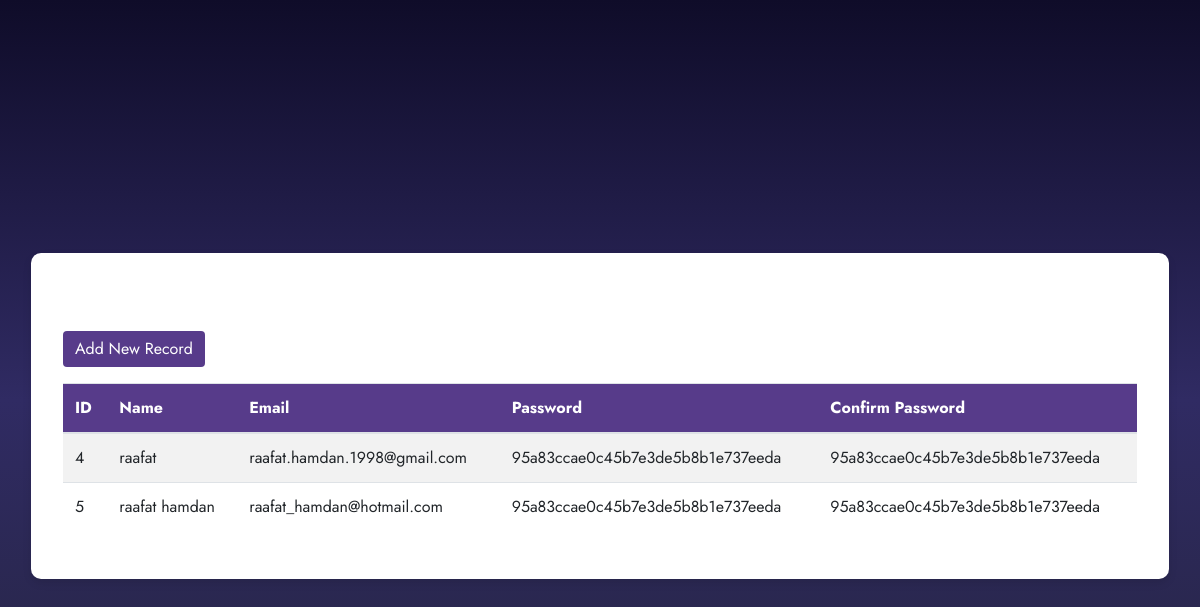
The page / on the database its author committed.
### tables this page shows
CREATE TABLE `users` (
  `user_id` int(11) NOT NULL,
  `name` varchar(100) NOT NULL,
  `email` varchar(100) NOT NULL,
  `password` varchar(100) NOT NULL,
  `confirm_password` varchar(100) NOT NULL
);

### index.php (the view, shortened to what this page needs)
<?php
include "db_conn.php";
$sql = "SELECT * FROM users";
$result = mysqli_query($conn, $sql);
?>
<!DOCTYPE html>
<html lang="en">
<head>
    <link rel="stylesheet" href="https://stackpath.bootstrapcdn.com/bootstrap/4.5.2/css/bootstrap.min.css">
    <link rel="stylesheet" href="https://cdnjs.cloudflare.com/ajax/libs/font-awesome/6.0.0-beta3/css/all.min.css">
    <link rel="stylesheet" href="https://cdn.jsdelivr.net/npm/bootstrap-icons@1.10.5/font/bootstrap-icons.css">
</head>
<body>
    <div class="container">
        <div class="table-container">
            <h2 class="text-center">CRUD Table</h2>
            <a href="register.php" class="btn btn-custom mb-3">Add New Record</a>
            <table class="table table-striped">
                <thead>
                    <tr>
                        <th>ID</th>
                        <th>Name</th>
                        <th>Email</th>
                        <th>Password</th>
                        <th>Confirm Password</th>
                    </tr>
                </thead>
                <tbody>
                    <?php while($row = mysqli_fetch_assoc($result)) { ?>
                    <tr>
                        <td data-label="ID"><?php echo $row['user_id']; ?></td>
                        <td data-label="Name"><?php echo $row['name']; ?></td>
                        <td data-label="Email"><?php echo $row['email']; ?></td>
                        <td data-label="Password"><?php echo $row['password']; ?></td>
                        <td data-label="Confirm Password"><?php echo $row['confirm_password']; ?></td>
                    </tr>
                    <?php } ?>
                </tbody>
            </table>
        </div>
    </div>
</body>
</html>

### index.php (style rules this page uses)
body { font-family: 'Jost', sans-serif; background: linear-gradient(to bottom, #0f0c29, #302b63, #24243e); color: white; min-height: 100vh; margin: 0; display: flex; justify-content: center; align-items: center; padding: 1rem; box-sizing: border-box; }
.container { width: 100%; max-width: 1200px; }
.table-container { background: #fff; border-radius: 10px; padding: 2rem; margin-top: 2rem; box-shadow: 0 4px 8px rgba(0, 0, 0, 0.1); }
.table thead th { background-color: #573b8a; color: #fff; }
.btn-custom { background: #573b8a; color: #fff; border: none; transition: background-color 0.3s ease; }

### rows shown on the page
users: user_id "4", name "raafat", email "raafat.hamdan.1998@gmail.com", password "95a83ccae0c45b7e3de5b8b1e737eeda", confirm_password "95a83ccae0c45b7e3de5b8b1e737eeda"
users: user_id "5", name "raafat hamdan", email "raafat_hamdan@hotmail.com", password "95a83ccae0c45b7e3de5b8b1e737eeda", confirm_password "95a83ccae0c45b7e3de5b8b1e737eeda"
